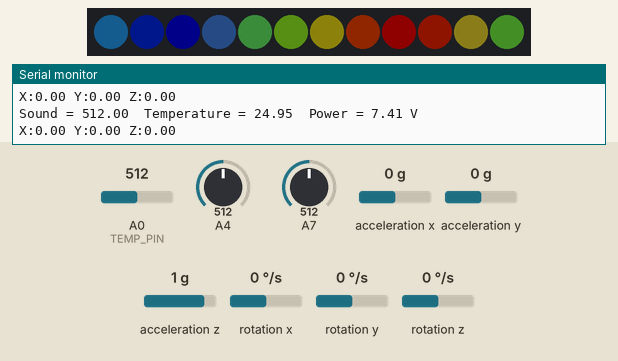
A sketch run on a simulated Arduino Mega 2560, built with avr-gcc and run on an emulated ATmega2560. On the bench: 12 RGB LEDs in strip order, left to right, the last lines printed to the serial monitor. Inputs (shaded band) come from the test bench; at power-on: rotation z 0 °/s, A4 = 512, A0 (TEMP_PIN) = 512, A7 = 512, acceleration x 0 g, acceleration y 0 g, acceleration z 1 g, rotation x 0 °/s, rotation y 0 °/s. Dim RGB values are drawn brighter than linear; random numbers use the default seed unless the sketch sets one.

Above: at 2.0 s.
2.1 s: rotation z set to 29 °/s
At 4.94 s:
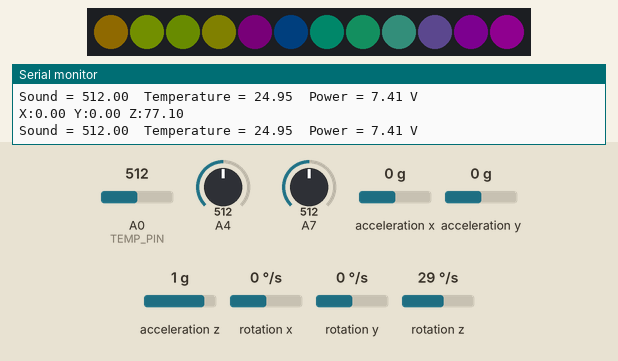
7.2 s: A4 set to 674
10.2 s: A4 set to 699
17.6 s: A0 (TEMP_PIN) set to 716
At 19.97 s:
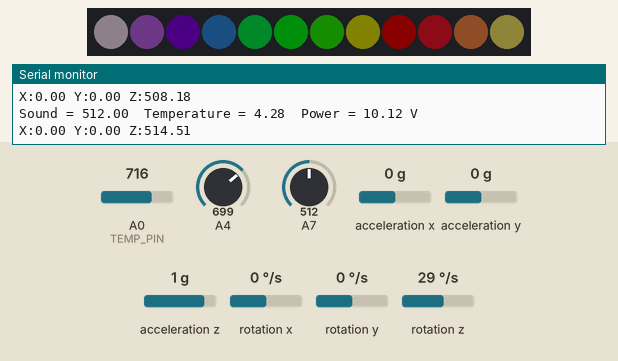
20.0 s: A7 set to 30
At 23.04 s:
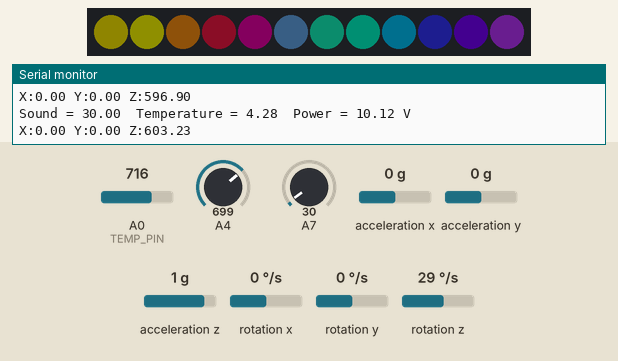

The sketch:

exempleLedRobot.ino
```cpp
/**
 * @file    AurigaMultipleTests.ino
 * @author  Nicolas Bourré
 * @version V1.0.0
 * @date    2020/04/01
 * @brief   Description: this file is sample code for RGB LED, gyro, temperature.
 *
 * @par Update Log
 * - 2025/09/03: Added task for measuring the battery level
 */

#include <MeAuriga.h>
#include <Wire.h>

#define ALL_LEDS 0
#define LEDNUM  12 // Auriga on-board light ring has 12 LEDs
#define LED_PIN 44

// on-board LED ring, at PORT0 (onboard)
MeRGBLed led( 0, LEDNUM );

MeSoundSensor mySound(PORT_6);

// Auriga onboard gyro is 0x69
MeGyro gyro(0, 0x69);

const int TEMP_PIN = A0;

float tempOutput = 0;
float batt;

int ct = millis(); // currentTime

void setup()
{
  // LED Ring controller is on Auriga D44/PWM
  led.setpin( LED_PIN );
  Serial.begin(115200);
  gyro.begin();
}

void loop()
{
  // Board timing
  ct = millis();

  ledLoopTask();
  measureSound();
  gyroTask(ct);
  tempOutput = tempTask(ct);
  batt = readBatteryTask(ct);

  serialPrintTask(ct);
}

int sound_cnt = 0;   // sampling count
float sound_avg = 0; // sound average
short sound_reset_flag = 1;

void measureSound() {
  if (sound_reset_flag != 0) {
    sound_cnt = 0;
    sound_avg = 0.0;

    sound_reset_flag = 0;
  }

  sound_cnt++;

  sound_avg += mySound.strength();
}


void gyroTask(unsigned long currentTime) {
  static unsigned long lastTime = 0;
  const int rate = 20;

  static unsigned long lastPrint = 0;
  const int printRate = 200;

  if (currentTime - lastTime < rate) return;
  lastTime = currentTime;

  gyro.update();

  if (currentTime - lastPrint > printRate) {

    lastPrint = currentTime;

    Serial.print("X:");
    Serial.print(gyro.getAngleX() );
    Serial.print(" Y:");
    Serial.print(gyro.getAngleY() );
    Serial.print(" Z:");
    Serial.println(gyro.getAngleZ() );
  }
}

// Tâche de lecture de la tension batterie
float readBatteryTask(unsigned long currentTime) {
  static unsigned long lastTime = 0;
  const unsigned long interval = 500; // 500 ms
  static float voltage = 0.0;

  if (currentTime - lastTime >= interval) {
    lastTime = currentTime;

    int raw = analogRead(A4);

    const float VREF = 5.0; // Référence ADC (par défaut VCC)
    const float R1 = 100000.0;
    const float R2 = 51000.0;

    voltage = raw * (VREF / 1023.0) * ((R1 + R2) / R2);

  }

  return voltage;
}

void serialPrintTask(unsigned long currentTime) {
  static unsigned long lastTime = 0;
  const int rate = 200;

  if (currentTime - lastTime < rate) return;

  lastTime = currentTime;

  // Resetting sound values
  if (sound_cnt > 0) {
    sound_avg /= sound_cnt;
    sound_reset_flag = 1;
    Serial.print("Sound = ");
    Serial.print(sound_avg);
  }


  Serial.print("\tTemperature = ");
  Serial.print(tempOutput);

  Serial.print("\tPower = ");
  Serial.print(batt);
  Serial.print(" V");

  Serial.println();
}

void ledLoopTask()
{
  static float j;
  static float f;
  static float k;

  for (uint8_t t = 0; t < LEDNUM; t++ )
  {
    uint8_t red	= 8 * (1 + sin(t / 2.0 + j / 4.0) );
    uint8_t green = 8 * (1 + sin(t / 1.0 + f / 9.0 + 2.1) );
    uint8_t blue = 8 * (1 + sin(t / 3.0 + k / 14.0 + 4.2) );
    led.setColorAt( t, red, green, blue );
  }
  led.show();

  j += random(1, 6) / 6.0;
  f += random(1, 6) / 6.0;
  k += random(1, 6) / 6.0;
}

/**
Temperature values
Src : https://github.com/search?q=TERMISTORNOMINAL+auriga&type=code
*/
float calculateTemp(int16_t In_temp)
{
  const int16_t TEMPERATURENOMINAL     = 25;    //Nominal temperature depicted on the datasheet
  const int16_t SERIESRESISTOR         = 10000; // Value of the series resistor
  const int16_t BCOEFFICIENT           = 3380;  // Beta value for our thermistor(3350-3399)
  const int16_t TERMISTORNOMINAL       = 10000; // Nominal temperature value for the thermistor

  float media;
  float temperatura;
  media = (float)In_temp;
  // Convert the thermal stress value to resistance
  media = 1023.0 / media - 1;
  media = SERIESRESISTOR / media;
  //Calculate temperature using the Beta Factor equation

  temperatura = media / TERMISTORNOMINAL;              // (R/Ro)
  temperatura = log(temperatura); // ln(R/Ro)
  temperatura /= BCOEFFICIENT;                         // 1/B * ln(R/Ro)
  temperatura += 1.0 / (TEMPERATURENOMINAL + 273.15);  // + (1/To)
  temperatura = 1.0 / temperatura;                     // Invert the value
  temperatura -= 273.15;                               // Convert it to Celsius
  return temperatura;
}

float tempTask(unsigned long currentTime) {
  static unsigned long lastTime = 0;
  const int rate = 200;
  static float temperature = 0.0;
  static int tempSensorValue = 0;

  if (currentTime - lastTime < rate)
  {
    return temperature;
  }

  lastTime = currentTime;

  tempSensorValue = analogRead(TEMP_PIN);
  temperature = calculateTemp(tempSensorValue);

  return temperature;
}
```
